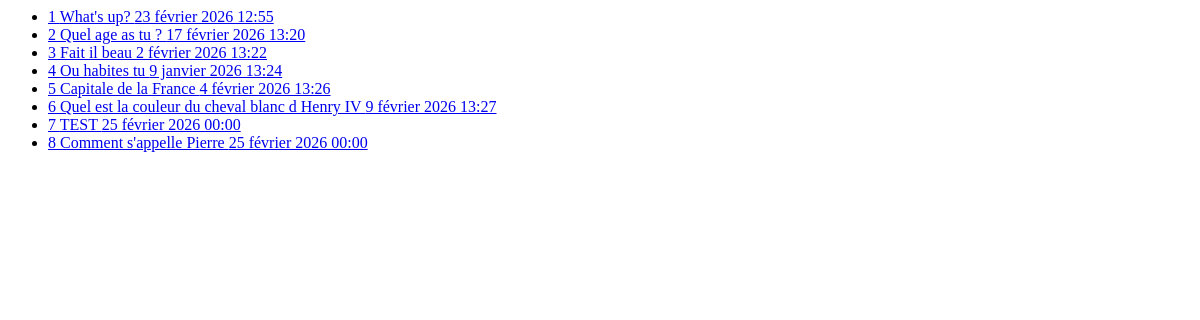
The app's page /polls/all, older data.
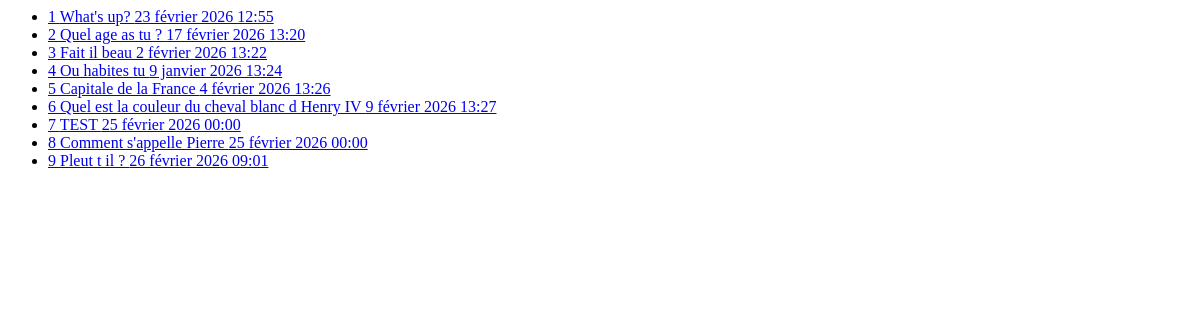
The same page, newer data.
### polls/models.py (models this page shows, shortened)
class Question(models.Model):
    question_text = models.CharField(max_length=200)
    pub_date = models.DateTimeField("date published")

### polls/views.py (the view)
# urls.py: path("all", views.AllView.as_view(), name="all"),
class AllView(generic.ListView):
    model = Question
    template_name = "polls/all.html"
    context_object_name = "all_question_list"
    def get_queryset(self):
        return Question.objects.all()

### polls/templates/polls/all.html
{% if all_question_list %}
    <ul>
    {% for question in all_question_list %}
        <li><a href="{% url 'polls:frequency' question.id %}">{{ question.id }} {{ question.question_text }} {{ question.pub_date }}</a></li>
    {% endfor %}
    </ul>
{% else %}
    <p>No polls are availables.</p>
{% endif %}

Row changes from the older to the newer data that the page shows:
added Question: id "9", question_text "Pleut t il ?", pub_date "26 février 2026 09:01"
